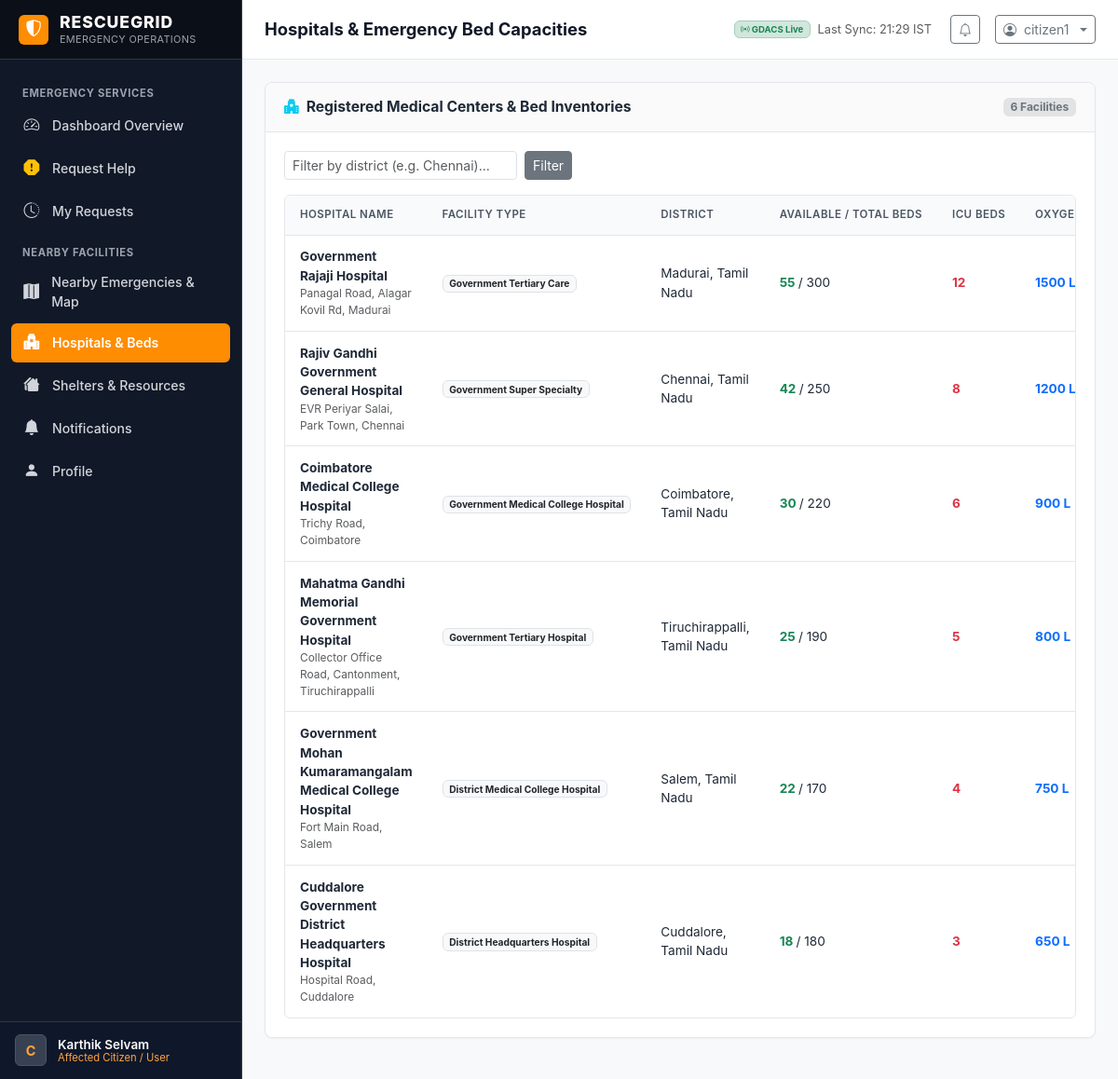
The app's page /facilities/hospitals/ (signed in) with its own data.
### core/models.py (models this page shows, shortened)
class User(AbstractUser):
    ROLE_ADMIN = 'ADMIN'
    ROLE_USER = 'USER'
    ROLE_DONOR = 'DONOR'
    ROLE_CHOICES = [
        (ROLE_ADMIN, 'Admin / Operations Coordinator'),
        (ROLE_USER, 'Affected Person / Hospital User'),
        (ROLE_DONOR, 'Relief Donor / Sponsor'),
    ]
    SUBTYPE_AFFECTED_PERSON = 'AFFECTED_PERSON'
    SUBTYPE_HOSPITAL = 'HOSPITAL'
    SUBTYPE_DONOR_INDIVIDUAL = 'DONOR_INDIVIDUAL'
    SUBTYPE_DONOR_ORG = 'DONOR_ORG'
    SUBTYPE_CHOICES = [
        (SUBTYPE_AFFECTED_PERSON, 'Affected Person / Citizen'),
        (SUBTYPE_HOSPITAL, 'Hospital / Medical Center User'),
        (SUBTYPE_DONOR_INDIVIDUAL, 'Individual Donor'),
        (SUBTYPE_DONOR_ORG, 'Relief Organization / NGO'),
    ]
    role = models.CharField(max_length=20, choices=ROLE_CHOICES, default=ROLE_USER, db_index=True)
    user_subtype = models.CharField(max_length=30, choices=SUBTYPE_CHOICES, default=SUBTYPE_AFFECTED_PERSON)
    phone = models.CharField(max_length=20, blank=True)
    organization_name = models.CharField(max_length=150, blank=True)
    address = models.TextField(blank=True)
    city = models.CharField(max_length=100, blank=True)
    district = models.CharField(max_length=100, blank=True, default='Chennai')
    state = models.CharField(max_length=100, default='Tamil Nadu')
    latitude = models.FloatField(null=True, blank=True)
    longitude = models.FloatField(null=True, blank=True)
    def is_admin_user(self):
        return self.role == self.ROLE_ADMIN or self.is_superuser or self.is_staff
    def is_hospital_subtype(self):
        return self.user_subtype == self.SUBTYPE_HOSPITAL
    def get_role_display_badge(self):
        if self.is_admin_user():
            return "Operations Administrator"
        elif self.role == self.ROLE_DONOR:
            return "Relief Donor"
        elif self.is_hospital_subtype():
            return "Hospital Facility User"
        return "Affected Citizen / User"

### gdacs_integration/models.py (models this page shows, shortened)
class GDACSSyncLog(models.Model):
    STATUS_SUCCESS = 'SUCCESS'
    STATUS_FAILED = 'FAILED'
    STATUS_CHOICES = [
        (STATUS_SUCCESS, 'Success'),
        (STATUS_FAILED, 'Failed'),
    ]
    sync_time = models.DateTimeField(auto_now_add=True)
    status = models.CharField(max_length=20, choices=STATUS_CHOICES, db_index=True)
    events_synced = models.IntegerField(default=0)
    india_events_count = models.IntegerField(default=0)
    tamil_nadu_events_count = models.IntegerField(default=0)
    error_message = models.TextField(blank=True, null=True)
    class Meta:
        ordering = ['-sync_time']
        verbose_name = 'GDACS Sync Log'
        verbose_name_plural = 'GDACS Sync Logs'

### relief/models.py (models this page shows, shortened)
class Hospital(models.Model):
    name = models.CharField(max_length=200)
    hospital_type = models.CharField(max_length=100, default='District Emergency Center')
    contact_person = models.CharField(max_length=120, blank=True)
    phone = models.CharField(max_length=30)
    email = models.EmailField(blank=True)
    address = models.TextField()
    district = models.CharField(max_length=100, default='Chennai')
    state = models.CharField(max_length=100, default='Tamil Nadu')
    latitude = models.FloatField()
    longitude = models.FloatField()
    total_beds = models.IntegerField(default=100)
    available_beds = models.IntegerField(default=20)
    icu_beds_available = models.IntegerField(default=5)
    oxygen_available_liters = models.IntegerField(default=500)
    blood_units_available = models.IntegerField(default=30)
    ambulances_available = models.IntegerField(default=2)
    is_emergency_ready = models.BooleanField(default=True)
    associated_user = models.ForeignKey(
        settings.AUTH_USER_MODEL,
        null=True,
        blank=True,
        on_delete=models.SET_NULL,
        related_name='hospital_facilities'
    )
    created_at = models.DateTimeField(auto_now_add=True)
    updated_at = models.DateTimeField(auto_now=True)
    class Meta:
        ordering = ['name']

### relief/views.py (the view)
# urls.py: path('facilities/hospitals/', relief_views.user_hospitals, name='user_hospitals'),
@login_required
def user_hospitals(request):
    from core.views import ensure_demo_data
    ensure_demo_data()
    hospitals = Hospital.objects.all().order_by('-available_beds')
    district_filter = request.GET.get('district')
    if district_filter:
        hospitals = hospitals.filter(district__icontains=district_filter)
    return render(request, 'relief/hospitals.html', {
        'hospitals': hospitals,
        'district_filter': district_filter,
    })

### core/context_processors.py (called while the page is built)
def rescuegrid_global_context(request):
    unread_count = 0
    if request.user.is_authenticated:
        unread_count = Notification.objects.filter(recipient=request.user, is_read=False).count()
    gdacs_status = get_latest_sync_status()
    return {
        'APP_NAME': 'RESCUEGRID',
        'APP_TAGLINE': 'Multi-Region Emergency Response & Relief Platform for India',
        'CURRENT_TIME': timezone.now(),
        'UNREAD_NOTIFICATIONS_COUNT': unread_count,
        'GDACS_SUMMARY': gdacs_status,
        'PRIMARY_COLOR': '#FE8D01',
        'SECONDARY_COLOR': '#FFA53F',
    }

### gdacs_integration/services.py (called while the page is built)
def get_latest_sync_status():
    last_log = GDACSSyncLog.objects.order_by('-sync_time').first()
    last_success_log = GDACSSyncLog.objects.filter(status=GDACSSyncLog.STATUS_SUCCESS).order_by('-sync_time').first()
    return {
        'last_attempt': last_log.sync_time if last_log else None,
        'status': last_log.status if last_log else 'NEVER_SYNCED',
        'error_message': last_log.error_message if last_log and last_log.status == GDACSSyncLog.STATUS_FAILED else None,
        'last_successful_sync': last_success_log.sync_time if last_success_log else None,
        'total_events': GDACSEvent.objects.count(),
        'india_events': GDACSEvent.objects.filter(is_india=True).count(),
        'tamil_nadu_events': GDACSEvent.objects.filter(is_tamil_nadu=True).count(),
    }

### templates/relief/hospitals.html (shortened to what this page needs)
{% extends 'base.html' %}
{% block page_title %}Hospitals & Emergency Bed Capacities{% endblock %}
{% block content %}
<div class="rg-card">
  <div class="rg-card-header">
    <h3 class="rg-card-title">
      <i class="bi bi-hospital-fill text-info"></i> Registered Medical Centers & Bed Inventories
    </h3>
    <span class="badge bg-secondary-subtle text-secondary">{{ hospitals.count }} Facilities</span>
  </div>
  <div class="rg-card-body">
    <form method="get" class="rg-filter-bar">
      <div class="d-flex align-items-center gap-2">
        <input type="text" name="district" class="form-control form-control-sm" placeholder="Filter by district (e.g. Chennai)..." value="{{ district_filter|default:'' }}" style="width: 250px;">
        <button type="submit" class="btn btn-sm btn-secondary">Filter</button>
      </div>
    </form>
    <div class="rg-table-wrapper">
      <table class="rg-table">
        <thead>
          <tr>
            <th>Hospital Name</th>
            <th>Facility Type</th>
            <th>District</th>
            <th>Available / Total Beds</th>
            <th>ICU Beds</th>
            <th>Oxygen (Liters)</th>
          </tr>
        </thead>
        <tbody>
          {% if hospitals %}
            {% for h in hospitals %}
              <tr>
                <td>
                  <strong>{{ h.name }}</strong>
                  <div class="text-muted small">{{ h.address }}</div>
                </td>
                <td><span class="badge bg-light text-dark border">{{ h.hospital_type }}</span></td>
                <td>{{ h.district }}, {{ h.state }}</td>
                <td>
                  <strong class="{% if h.available_beds > 0 %}text-success{% else %}text-danger{% endif %}">
                    {{ h.available_beds }}
                  </strong> / {{ h.total_beds }}
                </td>
                <td><strong class="text-danger">{{ h.icu_beds_available }}</strong></td>
                <td><strong class="text-primary">{{ h.oxygen_available_liters }} L</strong></td>
              </tr>
            {% endfor %}
          {% else %}
            <tr>
              <td colspan="8" class="text-center py-4 text-muted">
                No hospitals found matching your district filter.
              </td>
            </tr>
          {% endif %}
        </tbody>
      </table>
    </div>
  </div>
</div>
{% endblock %}

### templates/base.html (shortened to what this page needs)
{% load static %}
<!DOCTYPE html>
<html lang="en">
<head>
  <link href="https://cdn.jsdelivr.net/npm/bootstrap@5.3.3/dist/css/bootstrap.min.css" rel="stylesheet">
  <link rel="stylesheet" href="https://cdn.jsdelivr.net/npm/bootstrap-icons@1.11.3/font/bootstrap-icons.min.css">
  <link rel="stylesheet" href="https://unpkg.com/leaflet@1.9.4/dist/leaflet.css" />
  <link rel="stylesheet" href="{% static 'css/rescuegrid.css' %}">
</head>
<body>
<div class="rg-app-container">
  <aside class="rg-sidebar" id="rgSidebar">
    <a href="{% url 'dashboard_redirect' %}" class="rg-sidebar-brand">
      <div class="rg-brand-symbol">
        <i class="bi bi-shield-shaded"></i>
      </div>
      <div class="rg-brand-text">
        <span class="rg-brand-title">{{ APP_NAME }}</span>
        <span class="rg-brand-subtitle">Emergency Operations</span>
      </div>
    </a>
    <div class="rg-sidebar-menu">
      {% if user.is_authenticated %}
        {% if user.is_admin_user %}
          <div class="rg-nav-group-title">Command & Control</div>
          <a href="{% url 'admin_dashboard' %}" class="rg-nav-link {% if request.resolver_match.url_name == 'admin_dashboard' %}active{% endif %}">
            <i class="bi bi-speedometer2"></i> Operations Dashboard
          </a>
          <a href="{% url 'admin_emergencies' %}" class="rg-nav-link {% if request.resolver_match.url_name == 'admin_emergencies' %}active{% endif %}">
            <i class="bi bi-exclamation-triangle-fill"></i> Emergencies
          </a>
          <a href="{% url 'admin_map' %}" class="rg-nav-link {% if request.resolver_match.url_name == 'admin_map' %}active{% endif %}">
            <i class="bi bi-map-fill"></i> Multi-Region Map
          </a>
          <a href="{% url 'admin_gdacs' %}" class="rg-nav-link {% if request.resolver_match.url_name == 'admin_gdacs' %}active{% endif %}">
            <i class="bi bi-broadcast-pin"></i> GDACS Disaster Feed
          </a>
          <div class="rg-nav-group-title">Relief & Resources</div>
          <a href="{% url 'admin_resources' %}" class="rg-nav-link {% if request.resolver_match.url_name == 'admin_resources' %}active{% endif %}">
            <i class="bi bi-boxes"></i> Inventory & Stock
          </a>
          <a href="{% url 'admin_donations' %}" class="rg-nav-link {% if request.resolver_match.url_name == 'admin_donations' %}active{% endif %}">
            <i class="bi bi-heart-fill"></i> Donations Pipeline
          </a>
          <a href="{% url 'admin_facilities' %}" class="rg-nav-link {% if request.resolver_match.url_name == 'admin_facilities' %}active{% endif %}">
            <i class="bi bi-hospital"></i> Hospitals & Shelters
          </a>
          <a href="{% url 'admin_responders' %}" class="rg-nav-link {% if request.resolver_match.url_name == 'admin_responders' %}active{% endif %}">
            <i class="bi bi-people-fill"></i> Responders
          </a>
          <div class="rg-nav-group-title">Analytics & System</div>
          <a href="{% url 'analytics_dashboard' %}" class="rg-nav-link {% if request.resolver_match.url_name == 'analytics_dashboard' %}active{% endif %}">
            <i class="bi bi-graph-up-arrow"></i> Priority & Allocation
          </a>
          <a href="{% url 'admin_database_records' %}" class="rg-nav-link {% if request.resolver_match.url_name == 'admin_database_records' %}active{% endif %}">
            <i class="bi bi-database"></i> Database Records
          </a>
          <a href="{% url 'notifications_list' %}" class="rg-nav-link {% if request.resolver_match.url_name == 'notifications_list' %}active{% endif %}">
            <i class="bi bi-bell-fill"></i> Notifications
          </a>
        {% else %}
          <div class="rg-nav-group-title">Emergency Services</div>
          <a href="{% url 'user_dashboard' %}" class="rg-nav-link {% if request.resolver_match.url_name == 'user_dashboard' %}active{% endif %}">
            <i class="bi bi-speedometer2"></i> Dashboard Overview
          </a>
          <a href="{% url 'request_help' %}" class="rg-nav-link {% if request.resolver_match.url_name == 'request_help' %}active{% endif %}">
            <i class="bi bi-exclamation-octagon-fill text-warning"></i> Request Help
          </a>
          <a href="{% url 'my_requests' %}" class="rg-nav-link {% if request.resolver_match.url_name == 'my_requests' %}active{% endif %}">
            <i class="bi bi-clock-history"></i> My Requests
          </a>
          <div class="rg-nav-group-title">Nearby Facilities</div>
          <a href="{% url 'user_map' %}" class="rg-nav-link {% if request.resolver_match.url_name == 'user_map' %}active{% endif %}">
            <i class="bi bi-map-fill"></i> Nearby Emergencies & Map
          </a>
          <a href="{% url 'user_hospitals' %}" class="rg-nav-link {% if request.resolver_match.url_name == 'user_hospitals' %}active{% endif %}">
            <i class="bi bi-hospital-fill"></i> Hospitals & Beds
          </a>
          <a href="{% url 'user_shelters' %}" class="rg-nav-link {% if request.resolver_match.url_name == 'user_shelters' %}active{% endif %}">
            <i class="bi bi-houses-fill"></i> Shelters & Resources
          </a>
          <a href="{% url 'notifications_list' %}" class="rg-nav-link {% if request.resolver_match.url_name == 'notifications_list' %}active{% endif %}">
            <i class="bi bi-bell-fill"></i> Notifications
          </a>
          <a href="{% url 'user_profile' %}" class="rg-nav-link {% if request.resolver_match.url_name == 'user_profile' %}active{% endif %}">
            <i class="bi bi-person-fill"></i> Profile
          </a>
        {% endif %}
      {% endif %}
    </div>
    <div class="rg-sidebar-footer">
      {% if user.is_authenticated %}
        <div class="rg-sidebar-user">
          <div class="rg-user-avatar">
            {{ user.username|first|upper }}
          </div>
          <div class="rg-user-info">
            <div class="rg-user-name">{{ user.get_full_name|default:user.username }}</div>
            <div class="rg-user-role-label">{{ user.get_role_display_badge }}</div>
          </div>
        </div>
      {% else %}
        <a href="{% url 'login' %}" class="btn btn-rg-primary w-100 btn-sm">Login</a>
      {% endif %}
    </div>
  </aside>
  <div class="rg-main-wrapper">
    <header class="rg-header">
      <div class="rg-header-left">
        <h1 class="rg-page-title">{% block page_title %}Operations Overview{% endblock %}</h1>
      </div>
      <div class="rg-header-right">
        <div class="d-none d-md-flex align-items-center me-2 text-muted" style="font-size: 0.8rem;">
          {% if GDACS_SUMMARY.status == 'SUCCESS' %}
            <span class="badge bg-success-subtle text-success border border-success-subtle me-2">
              <i class="bi bi-broadcast"></i> GDACS Live
            </span>
            <span>Last Sync: {{ GDACS_SUMMARY.last_successful_sync|date:"H:i" }} IST</span>
          {% elif GDACS_SUMMARY.status == 'FAILED' %}
            <span class="badge bg-danger-subtle text-danger border border-danger-subtle me-2">
              <i class="bi bi-exclamation-triangle"></i> GDACS Sync Issue
            </span>
          {% else %}
            <span class="badge bg-secondary-subtle text-secondary me-2">
              <i class="bi bi-circle"></i> GDACS Ready
            </span>
          {% endif %}
        </div>
        {% if user.is_authenticated %}
          <a href="{% url 'notifications_list' %}" class="btn btn-sm btn-outline-secondary position-relative me-1" title="Notifications">
            <i class="bi bi-bell"></i>
          </a>
          <div class="dropdown">
            <button class="btn btn-sm btn-outline-secondary dropdown-toggle d-flex align-items-center gap-2" type="button" data-bs-toggle="dropdown" aria-expanded="false">
              <i class="bi bi-person-circle"></i>
              <span class="d-none d-sm-inline">{{ user.username }}</span>
            </button>
          </div>
        {% else %}
          <a href="{% url 'login' %}" class="btn btn-sm btn-rg-primary">Sign In</a>
        {% endif %}
      </div>
    </header>
    <main class="rg-content">
      {% block content %}{% endblock %}
    </main>
  </div>
</div>
</body>
</html>

### records on screen
User: username|first "C", get_full_name "Karthik Selvam", get_role_display_badge "Affected Citizen / User", username "citizen1"
GDACSSyncLog: last_successful_sync "21:29"
Hospital: name "Government Rajaji Hospital", address "Panagal Road, Alagar Kovil Rd, Madurai", hospital_type "Government Tertiary Care", district "Madurai", state "Tamil Nadu", available_beds "55", total_beds "300", icu_beds_available "12", oxygen_available_liters "1500"
Hospital: name "Rajiv Gandhi Government General Hospital", address "EVR Periyar Salai, Park Town, Chennai", hospital_type "Government Super Specialty", district "Chennai", state "Tamil Nadu", available_beds "42", total_beds "250", icu_beds_available "8", oxygen_available_liters "1200"
Hospital: name "Coimbatore Medical College Hospital", address "Trichy Road, Coimbatore", hospital_type "Government Medical College Hospital", district "Coimbatore", state "Tamil Nadu", available_beds "30", total_beds "220", icu_beds_available "6", oxygen_available_liters "900"
Hospital: name "Mahatma Gandhi Memorial Government Hospital", address "Collector Office Road, Cantonment, Tiruchirappalli", hospital_type "Government Tertiary Hospital", district "Tiruchirappalli", state "Tamil Nadu", available_beds "25", total_beds "190", icu_beds_available "5", oxygen_available_liters "800"
Hospital: name "Government Mohan Kumaramangalam Medical College Hospital", address "Fort Main Road, Salem", hospital_type "District Medical College Hospital", district "Salem", state "Tamil Nadu", available_beds "22", total_beds "170", icu_beds_available "4", oxygen_available_liters "750"
Hospital: name "Cuddalore Government District Headquarters Hospital", address "Hospital Road, Cuddalore", hospital_type "District Headquarters Hospital", district "Cuddalore", state "Tamil Nadu", available_beds "18", total_beds "180", icu_beds_available "3", oxygen_available_liters "650"

### other values on screen
{{ APP_NAME }} "RESCUEGRID"
{{ hospitals.count }} "6"
